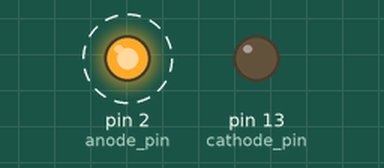
Simulated run of this sketch. Board: Arduino Uno, built with avr-gcc and run on an emulated ATmega328P. On the bench: output pins drawn as LEDs (lit = HIGH). Dashed ring = blinking.

Above: at 0.2 s.
Timing chart, 0 to 3.0 s (numbered marks = the images above):
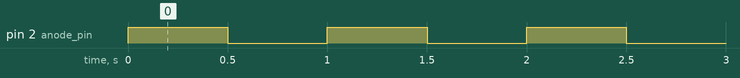

The sketch:

seven_segment_led02.ino
```cpp
const int anode_pin = 2;    // アノードに接続するArduinoのピン
const int cathode_pin = 13; // カソードに接続するArduinoのピン

// setup()　は，最初に一度だけ実行される
void setup() {
  pinMode(anode_pin, OUTPUT);    // anode_pinを出力モードに設定する
  pinMode(cathode_pin, OUTPUT);  // cathode_pinを出力モードに設定する
}

// loop() は，setup ()実行後，無限に実行される
void loop() {
  digitalWrite(cathode_pin, LOW);  // cathode_pinにLOWを出力する
  digitalWrite(anode_pin, HIGH);   // anode_pinにHIGHを出力する
  delay(500);                      // 500ミリ秒待つ
  digitalWrite(anode_pin, LOW);    // anode_pinにHIGHを出力する
  delay(500);                      // 500ミリ秒待つ
}
```

Measured:
- by itself, pin 2 (anode_pin): alternates HIGH for 0.50 s and LOW for 0.50 s
